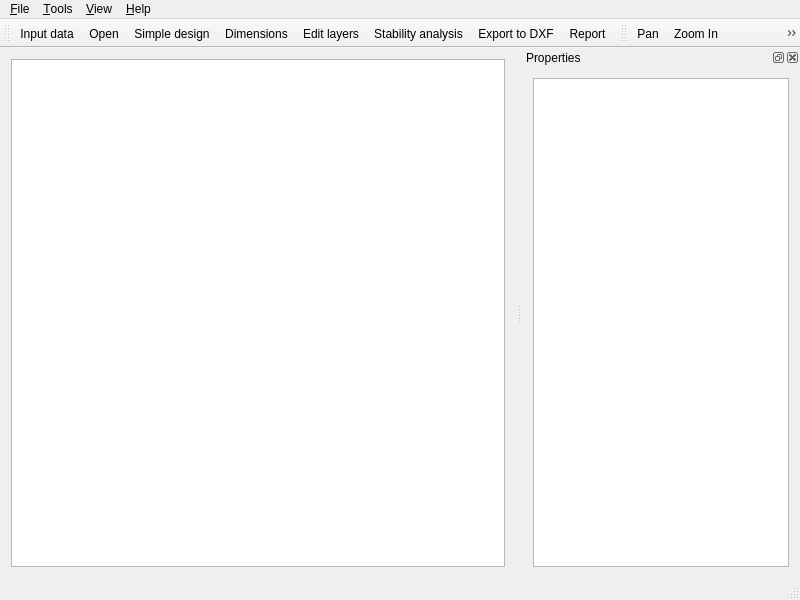
<?xml version="1.0" encoding="UTF-8"?>
<ui version="4.0">
 <class>MainWindow</class>
 <widget class="QMainWindow" name="MainWindow">
  <property name="geometry">
   <rect>
    <x>0</x>
    <y>0</y>
    <width>800</width>
    <height>600</height>
   </rect>
  </property>
  <property name="windowTitle">
   <string>Gabbioni</string>
  </property>
  <widget class="QWidget" name="centralWidget">
   <layout class="QVBoxLayout" name="verticalLayout_2">
    <item>
     <widget class="MyQGraphicsView" name="graphicsView"/>
    </item>
   </layout>
  </widget>
  <widget class="QMenuBar" name="menuBar">
   <property name="geometry">
    <rect>
     <x>0</x>
     <y>0</y>
     <width>800</width>
     <height>22</height>
    </rect>
   </property>
   <widget class="QMenu" name="menuFile">
    <property name="title">
     <string>&amp;File</string>
    </property>
    <addaction name="actionOpen"/>
    <addaction name="actionData"/>
    <addaction name="actionExportDXF"/>
   </widget>
   <widget class="QMenu" name="menuHelp">
    <property name="title">
     <string>&amp;Help</string>
    </property>
    <addaction name="actionAbout"/>
    <addaction name="actionHelp"/>
   </widget>
   <widget class="QMenu" name="menu_Tools">
    <property name="title">
     <string>&amp;Tools</string>
    </property>
    <addaction name="actionSimpleDesign"/>
    <addaction name="actionDimensions"/>
    <addaction name="actionAnalysis"/>
    <addaction name="actionEditLayers"/>
    <addaction name="actionReport"/>
   </widget>
   <widget class="QMenu" name="menuView">
    <property name="title">
     <string>&amp;View</string>
    </property>
    <addaction name="actionPan"/>
    <addaction name="actionZoomIn"/>
    <addaction name="actionZoomOut"/>
    <addaction name="actionZoomOriginal"/>
    <addaction name="actionZoomFit"/>
   </widget>
   <addaction name="menuFile"/>
   <addaction name="menu_Tools"/>
   <addaction name="menuView"/>
   <addaction name="menuHelp"/>
  </widget>
  <widget class="QToolBar" name="mainToolBar">
   <property name="windowTitle">
    <string>Main tool bar</string>
   </property>
   <property name="toolTip">
    <string>Main tool bar</string>
   </property>
   <attribute name="toolBarArea">
    <enum>TopToolBarArea</enum>
   </attribute>
   <attribute name="toolBarBreak">
    <bool>false</bool>
   </attribute>
   <addaction name="actionData"/>
   <addaction name="actionOpen"/>
   <addaction name="actionSimpleDesign"/>
   <addaction name="actionDimensions"/>
   <addaction name="actionEditLayers"/>
   <addaction name="actionAnalysis"/>
   <addaction name="actionExportDXF"/>
   <addaction name="actionReport"/>
  </widget>
  <widget class="QStatusBar" name="statusBar"/>
  <widget class="QToolBar" name="toolBar">
   <property name="windowTitle">
    <string>Navigation tool bar</string>
   </property>
   <property name="toolTip">
    <string>Navigation tool bar</string>
   </property>
   <attribute name="toolBarArea">
    <enum>TopToolBarArea</enum>
   </attribute>
   <attribute name="toolBarBreak">
    <bool>false</bool>
   </attribute>
   <addaction name="actionPan"/>
   <addaction name="actionZoomIn"/>
   <addaction name="actionZoomOut"/>
   <addaction name="actionZoomOriginal"/>
   <addaction name="actionZoomFit"/>
  </widget>
  <widget class="QDockWidget" name="dockWidget">
   <property name="windowTitle">
    <string>Properties</string>
   </property>
   <attribute name="dockWidgetArea">
    <number>2</number>
   </attribute>
   <widget class="QWidget" name="dockWidgetContents_2">
    <layout class="QVBoxLayout" name="verticalLayout">
     <item>
      <widget class="QTreeView" name="treeView"/>
     </item>
    </layout>
   </widget>
  </widget>
  <action name="actionOpen">
   <property name="icon">
    <iconset resource="resources.qrc">
     <normaloff>:/icons/32x32/document-open-3.png</normaloff>:/icons/32x32/document-open-3.png</iconset>
   </property>
   <property name="text">
    <string>&amp;Open</string>
   </property>
   <property name="toolTip">
    <string>Open a data file</string>
   </property>
   <property name="statusTip">
    <string>Open a data file</string>
   </property>
   <property name="shortcut">
    <string>Ctrl+O</string>
   </property>
  </action>
  <action name="actionAbout">
   <property name="icon">
    <iconset resource="resources.qrc">
     <normaloff>:/icons/32x32/help-contents.png</normaloff>:/icons/32x32/help-contents.png</iconset>
   </property>
   <property name="text">
    <string>&amp;About</string>
   </property>
   <property name="toolTip">
    <string>About Gabbioni</string>
   </property>
   <property name="statusTip">
    <string>About Gabbioni</string>
   </property>
  </action>
  <action name="actionSimpleDesign">
   <property name="icon">
    <iconset resource="resources.qrc">
     <normaloff>:/icons/32x32/applications-engineering-2.png</normaloff>:/icons/32x32/applications-engineering-2.png</iconset>
   </property>
   <property name="text">
    <string>Simple design</string>
   </property>
   <property name="toolTip">
    <string>Simple dam design</string>
   </property>
   <property name="statusTip">
    <string>Simple dam design</string>
   </property>
   <property name="shortcut">
    <string>Ctrl+D</string>
   </property>
  </action>
  <action name="actionEditLayers">
   <property name="icon">
    <iconset resource="resources.qrc">
     <normaloff>:/icons/32x32/align-horizontal-right.png</normaloff>:/icons/32x32/align-horizontal-right.png</iconset>
   </property>
   <property name="text">
    <string>Edit layers</string>
   </property>
   <property name="statusTip">
    <string>Edit layers</string>
   </property>
   <property name="shortcut">
    <string>Ctrl+L</string>
   </property>
  </action>
  <action name="actionZoomOut">
   <property name="icon">
    <iconset resource="resources.qrc">
     <normaloff>:/icons/32x32/zoom-out-2.png</normaloff>:/icons/32x32/zoom-out-2.png</iconset>
   </property>
   <property name="text">
    <string>Zoom &amp;Out</string>
   </property>
   <property name="toolTip">
    <string>Zoom out</string>
   </property>
   <property name="statusTip">
    <string>Zoom out</string>
   </property>
   <property name="shortcut">
    <string>Ctrl+-</string>
   </property>
  </action>
  <action name="actionZoomIn">
   <property name="icon">
    <iconset resource="resources.qrc">
     <normaloff>:/icons/32x32/zoom-in-2.png</normaloff>:/icons/32x32/zoom-in-2.png</iconset>
   </property>
   <property name="text">
    <string>Zoom &amp;In</string>
   </property>
   <property name="toolTip">
    <string>Zoom In</string>
   </property>
   <property name="statusTip">
    <string>Zoom In</string>
   </property>
   <property name="shortcut">
    <string>Ctrl++</string>
   </property>
  </action>
  <action name="actionPan">
   <property name="checkable">
    <bool>true</bool>
   </property>
   <property name="icon">
    <iconset resource="resources.qrc">
     <normaloff>:/icons/32x32/transform-move.png</normaloff>:/icons/32x32/transform-move.png</iconset>
   </property>
   <property name="text">
    <string>&amp;Pan</string>
   </property>
   <property name="toolTip">
    <string>Pan mode</string>
   </property>
   <property name="statusTip">
    <string>Pan mode</string>
   </property>
  </action>
  <action name="actionZoomOriginal">
   <property name="icon">
    <iconset resource="resources.qrc">
     <normaloff>:/icons/32x32/zoom-original.png</normaloff>:/icons/32x32/zoom-original.png</iconset>
   </property>
   <property name="text">
    <string>Z&amp;oom 1:1</string>
   </property>
   <property name="toolTip">
    <string>Zoom 1:1</string>
   </property>
   <property name="statusTip">
    <string>Zoom 1:1</string>
   </property>
  </action>
  <action name="actionZoomFit">
   <property name="icon">
    <iconset resource="resources.qrc">
     <normaloff>:/icons/32x32/zoom-fit-best.png</normaloff>:/icons/32x32/zoom-fit-best.png</iconset>
   </property>
   <property name="text">
    <string>Zoom &amp;best fit</string>
   </property>
   <property name="toolTip">
    <string>Zoom best fit</string>
   </property>
   <property name="statusTip">
    <string>Zoom best fit</string>
   </property>
  </action>
  <action name="actionHelp">
   <property name="icon">
    <iconset resource="resources.qrc">
     <normaloff>:/icons/32x32/help.png</normaloff>:/icons/32x32/help.png</iconset>
   </property>
   <property name="text">
    <string>Help &amp;topics</string>
   </property>
   <property name="statusTip">
    <string>Help topics</string>
   </property>
   <property name="shortcut">
    <string>F1</string>
   </property>
  </action>
  <action name="actionDimensions">
   <property name="enabled">
    <bool>true</bool>
   </property>
   <property name="icon">
    <iconset resource="resources.qrc">
     <normaloff>:/icons/32x32/measure.png</normaloff>:/icons/32x32/measure.png</iconset>
   </property>
   <property name="text">
    <string>&amp;Dimensions</string>
   </property>
   <property name="statusTip">
    <string>Show layer dimensions</string>
   </property>
   <property name="shortcut">
    <string>Ctrl+I</string>
   </property>
  </action>
  <action name="actionAnalysis">
   <property name="icon">
    <iconset resource="resources.qrc">
     <normaloff>:/icons/32x32/blockdevice.png</normaloff>:/icons/32x32/blockdevice.png</iconset>
   </property>
   <property name="text">
    <string>Stability analysis</string>
   </property>
   <property name="toolTip">
    <string>Stability analysis</string>
   </property>
   <property name="statusTip">
    <string>Show stability analysis results</string>
   </property>
   <property name="shortcut">
    <string>Ctrl+A</string>
   </property>
  </action>
  <action name="actionExportDXF">
   <property name="icon">
    <iconset resource="resources.qrc">
     <normaloff>:/icons/32x32/image-vnd.dxf.png</normaloff>:/icons/32x32/image-vnd.dxf.png</iconset>
   </property>
   <property name="text">
    <string>Export to DXF</string>
   </property>
   <property name="toolTip">
    <string>Export the plot to DXF</string>
   </property>
   <property name="statusTip">
    <string>Export the plot to DXF</string>
   </property>
   <property name="shortcut">
    <string>Ctrl+E</string>
   </property>
  </action>
  <action name="actionReport">
   <property name="icon">
    <iconset resource="resources.qrc">
     <normaloff>:/icons/32x32/accessories-text-editor-6.png</normaloff>:/icons/32x32/accessories-text-editor-6.png</iconset>
   </property>
   <property name="text">
    <string>Report</string>
   </property>
   <property name="toolTip">
    <string>Show a report of the dam design</string>
   </property>
   <property name="statusTip">
    <string>Show a report of the dam design</string>
   </property>
   <property name="shortcut">
    <string>Ctrl+R</string>
   </property>
  </action>
  <action name="actionData">
   <property name="icon">
    <iconset resource="resources.qrc">
     <normaloff>:/icons/32x32/insert-table.png</normaloff>:/icons/32x32/insert-table.png</iconset>
   </property>
   <property name="text">
    <string>Input &amp;data</string>
   </property>
   <property name="toolTip">
    <string>Open a dialog to input data</string>
   </property>
   <property name="statusTip">
    <string>Open dialog to input data</string>
   </property>
   <property name="shortcut">
    <string>Ctrl+T</string>
   </property>
  </action>
 </widget>
 <layoutdefault spacing="6" margin="11"/>
 <customwidgets>
  <customwidget>
   <class>MyQGraphicsView</class>
   <extends>QGraphicsView</extends>
   <header>myqgraphicsview.h</header>
  </customwidget>
 </customwidgets>
 <resources>
  <include location="resources.qrc"/>
 </resources>
 <connections/>
</ui>
